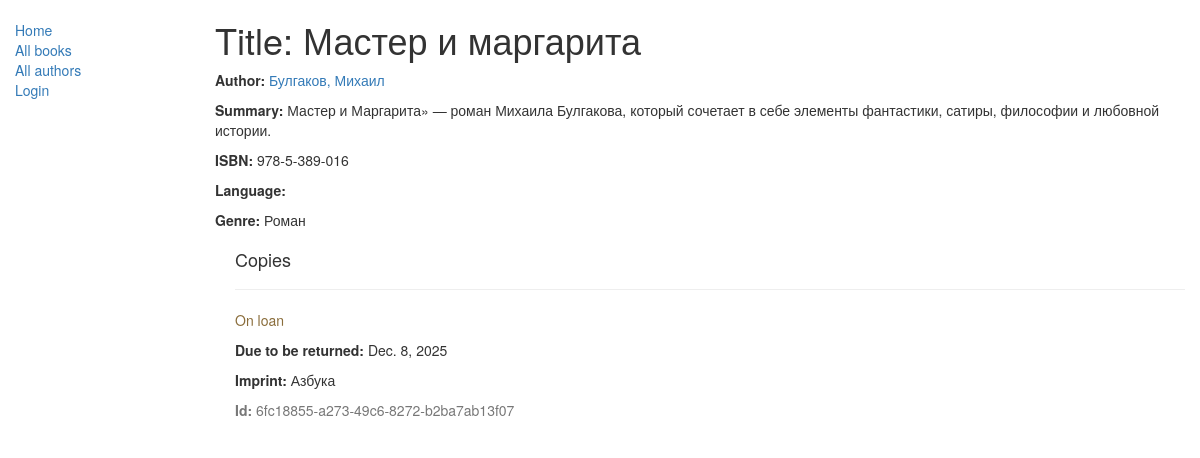
The app's page /catalog/book/1/ with its own data.
### catalog/models.py (models this page shows, shortened)
class Book(models.Model):
    title = models.CharField(max_length=200)
    author = models.ForeignKey('Author', on_delete=models.SET_NULL, null=True)
    summary = models.TextField(max_length=1000, help_text="Enter a brief description of the book")
    isbn = models.CharField('ISBN',max_length=13, help_text='13 Character <a href="https://www.isbn-international.org/content/what-isbn">ISBN number</a>')
    genre = models.ManyToManyField(Genre, help_text="Select a genre for this book")
    def display_genre(self):
        """
        Creates a string for the Genre. This is required to display genre in Admin.
        """
        return ', '.join([genre.name for genre in self.genre.all()[:3]])
    display_genre.short_description = 'Genre'

class Author(models.Model):
    first_name = models.CharField(max_length=100)
    last_name = models.CharField(max_length=100)
    date_of_birth = models.DateField(null=True, blank=True)
    date_of_death = models.DateField('Died', null=True, blank=True)
    class Meta:
        ordering = ['last_name','first_name']
    def __str__(self):
        return '%s, %s' % (self.last_name, self.first_name)

class Genre(models.Model):
    name = models.CharField(max_length=200, help_text="Enter a book genre (e.g. Science Fiction, French Poetry etc.)")
    def __str__(self):
        return self.name

class BookInstance(models.Model):
    id = models.UUIDField(primary_key=True, default=uuid.uuid4, help_text="Unique ID for this particular book across whole library")
    book = models.ForeignKey('Book', on_delete=models.SET_NULL, null=True)
    imprint = models.CharField(max_length=200)
    due_back = models.DateField(null=True, blank=True)
    borrower = models.ForeignKey(User, on_delete=models.SET_NULL, null=True, blank=True)
    LOAN_STATUS = (
        ('m', 'Maintenance'),
        ('o', 'On loan'),
        ('a', 'Available'),
        ('r', 'Reserved'),
    )
    status = models.CharField(max_length=1, choices=LOAN_STATUS, blank=True, default='m', help_text='Book availability')
    class Meta:
        ordering = ["due_back"]
        permissions = [
            ("can_mark_returned", "Can mark book as returned"),
        ]

### catalog/views.py (the view)
# urls.py: path('book/<int:pk>/', views.BookDetailView.as_view(), name='book-detail'),
class BookDetailView(generic.DetailView):
    model = Book

### catalog/templates/catalog/book_detail.html
{% extends "base_generic.html" %}
{% block content %}
  <h1>Title: {{ book.title }}</h1>
  <p><strong>Author:</strong> <a href="{% url 'author-detail' book.author.pk %}">{{ book.author }}</a></p>
  <p><strong>Summary:</strong> {{ book.summary }}</p>
  <p><strong>ISBN:</strong> {{ book.isbn }}</p>
  <p><strong>Language:</strong> {{ book.language }}</p>
  <p><strong>Genre:</strong> {% for genre in book.genre.all %} {{ genre }}{% if not forloop.last %}, {% endif %}{% endfor %}</p>
  <div style="margin-left:20px;margin-top:20px">
    <h4>Copies</h4>
    {% for copy in book.bookinstance_set.all %}
    <hr>
    <p class="{% if copy.status == 'a' %}text-success{% elif copy.status == 'd' %}text-danger{% else %}text-warning{% endif %}">{{ copy.get_status_display }}</p>
    {% if copy.status != 'a' %}<p><strong>Due to be returned:</strong> {{copy.due_back}}</p>{% endif %}
    <p><strong>Imprint:</strong> {{copy.imprint}}</p>
    <p class="text-muted"><strong>Id:</strong> {{copy.id}}</p>
    {% endfor %}
  </div>
{% endblock %}

### records on screen
Book: title "Мастер и маргарита", author "Булгаков, Михаил", summary "Мастер и Маргарита» — роман Михаила Булгакова, который сочетает в себе элементы фантастики, сатиры, философии и любовной истории.", isbn "978-5-389-016"
Genre: name "Роман"
BookInstance: status "On loan", due_back "Dec. 8, 2025", imprint "Азбука", id "6fc18855-a273-49c6-8272-b2ba7ab13f07"
